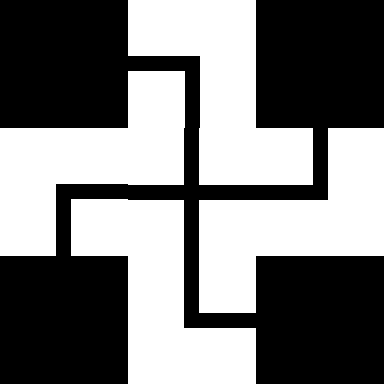

Tiled map render using the project's own tile images. Description and the whole map definition, tile-layer contents included, below:
An orthogonal 3x3 tile map with 128x128 px tiles, 1 tile layer (Tile Layer 1).

<map version="1.2" tiledversion="1.3.4" orientation="orthogonal" renderorder="right-down" width="3" height="3" tilewidth="128" tileheight="128" infinite="0" nextlayerid="2" nextobjectid="1">
 <tileset firstgid="1" name="g1" tilewidth="128" tileheight="128" tilecount="15" columns="0">
  <grid orientation="orthogonal" width="1" height="1" />
  <tile id="0">
   <image width="128" height="128" source="../tileset/0.bmp" />
  </tile>
  <tile id="1">
   <image width="128" height="128" source="../tileset/1.bmp" />
  </tile>
  <tile id="2">
   <image width="128" height="128" source="../tileset/2.bmp" />
  </tile>
  <tile id="3">
   <image width="128" height="128" source="../tileset/3.bmp" />
  </tile>
  <tile id="4">
   <image width="128" height="128" source="../tileset/4.bmp" />
  </tile>
  <tile id="5">
   <image width="128" height="128" source="../tileset/5.bmp" />
  </tile>
  <tile id="6">
   <image width="128" height="128" source="../tileset/6.bmp" />
  </tile>
  <tile id="7">
   <image width="128" height="128" source="../tileset/7.bmp" />
  </tile>
  <tile id="8">
   <image width="128" height="128" source="../tileset/8.bmp" />
  </tile>
  <tile id="9">
   <image width="128" height="128" source="../tileset/9.bmp" />
  </tile>
  <tile id="10">
   <image width="128" height="128" source="../tileset/10.bmp" />
  </tile>
  <tile id="11">
   <image width="128" height="128" source="../tileset/11.bmp" />
  </tile>
  <tile id="12">
   <image width="128" height="128" source="../tileset/12.bmp" />
  </tile>
  <tile id="13">
   <image width="128" height="128" source="../tileset/13.bmp" />
  </tile>
  <tile id="14">
   <image width="128" height="128" source="../tileset/14.bmp" />
  </tile>
 </tileset>
 <layer id="1" name="Tile Layer 1" width="3" height="3">
  <data encoding="csv">
0,9,0,
8,15,10,
0,7,0
</data>
 </layer>
</map>
